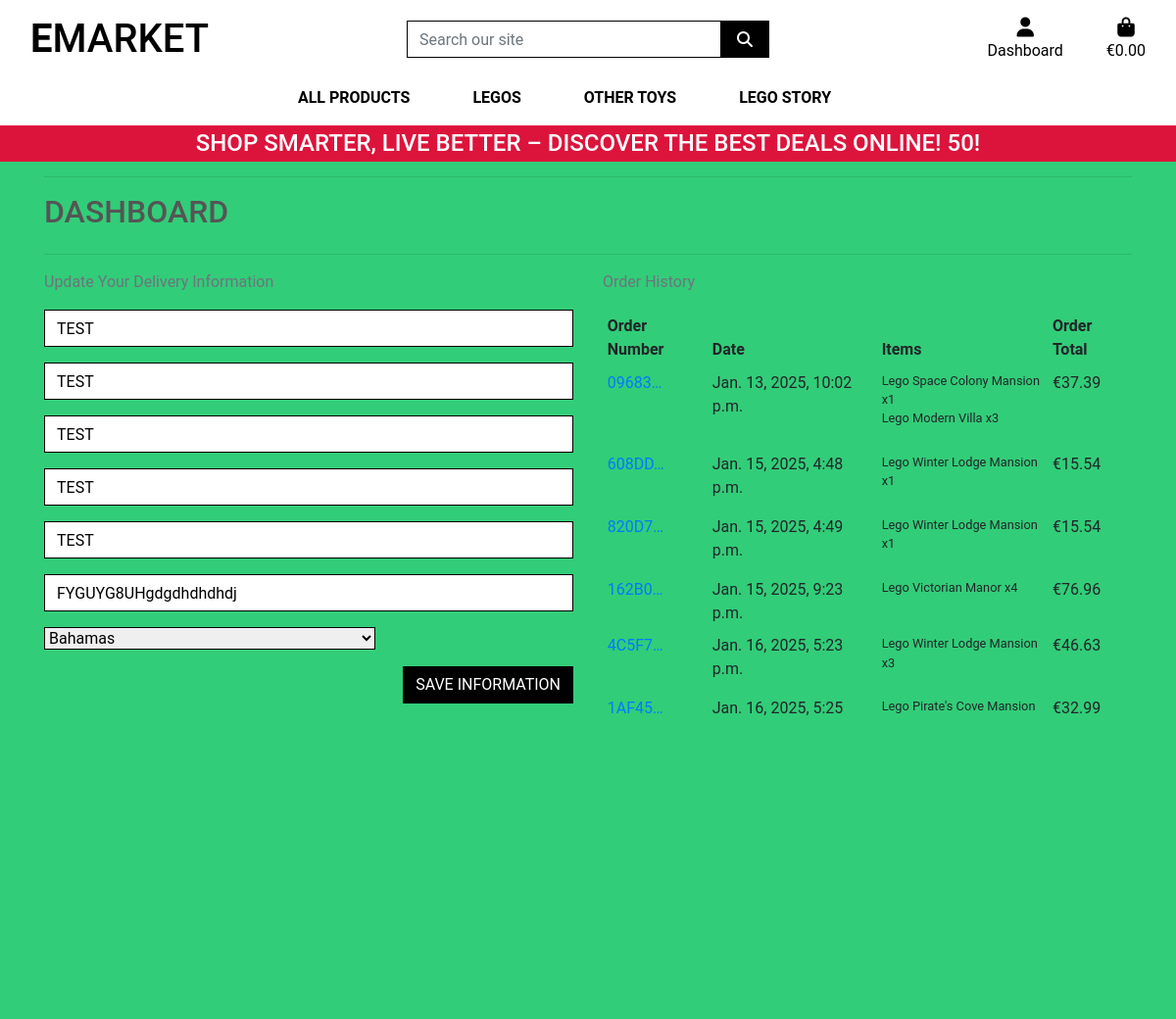
The app's page /profile/ (signed in), older data.
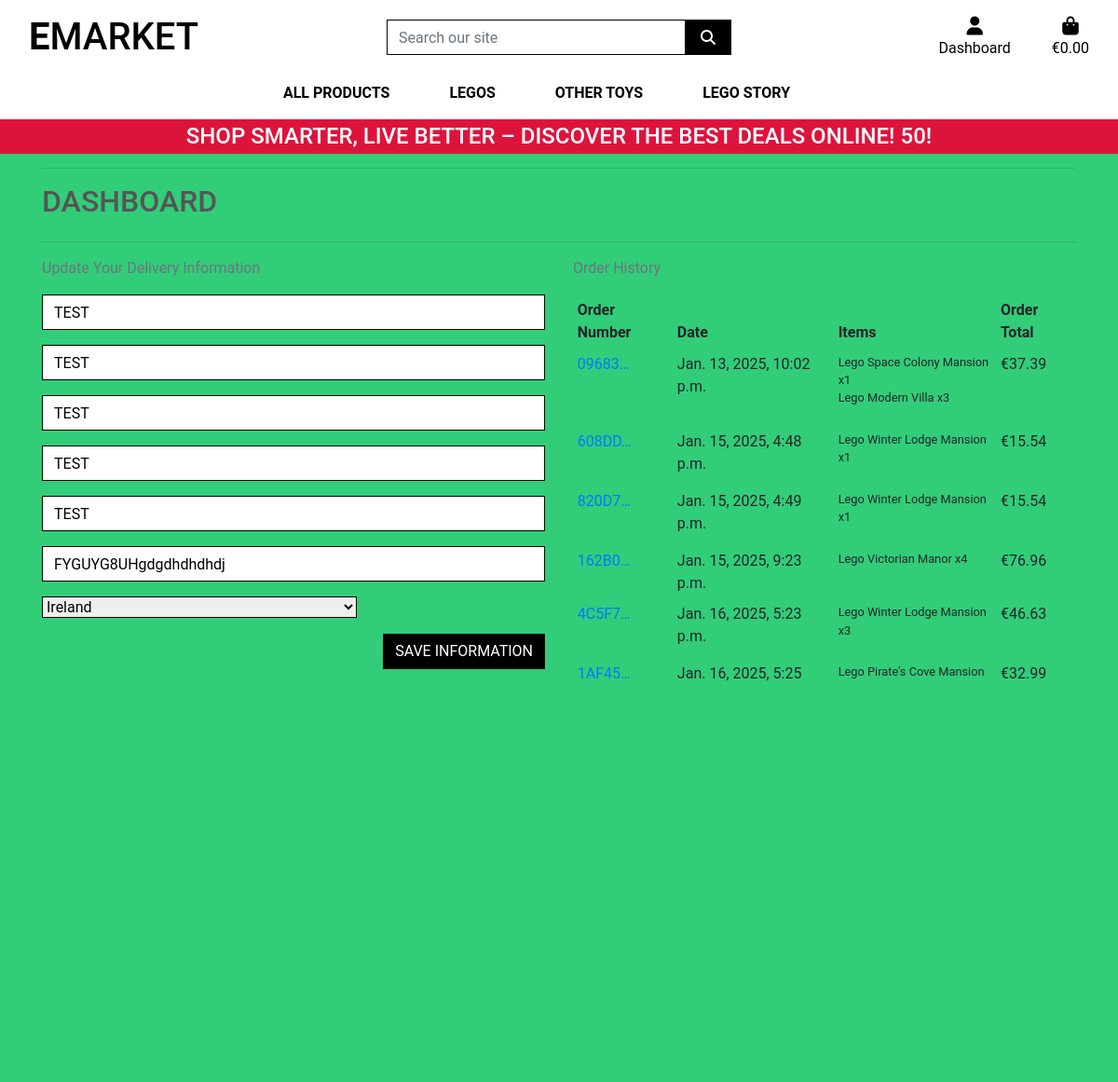
The same page, newer data.
### profiles/models.py (models this page shows, shortened)
class UserProfile(models.Model):
    user = models.OneToOneField(User, on_delete=models.CASCADE)
    default_phone_number = models.CharField(max_length=20,
                                            null=True, blank=True)
    default_street_address1 = models.CharField(max_length=80,
                                               null=True, blank=True)
    default_street_address2 = models.CharField(max_length=80,
                                               null=True, blank=True)
    default_town_or_city = models.CharField(max_length=40,
                                            null=True, blank=True)
    default_county = models.CharField(max_length=80,
                                      null=True, blank=True)
    default_postcode = models.CharField(max_length=20,
                                        null=True, blank=True)
    default_country = CountryField(blank_label='Country',
                                   null=True, blank=True)

### checkout/models.py (models this page shows, shortened)
class Order(models.Model):
    order_number = models.CharField(max_length=32, null=False, editable=False)
    user_profile = models.ForeignKey(UserProfile, on_delete=models.SET_NULL,
                                     null=True, blank=True,
                                     related_name='orders')
    full_name = models.CharField(max_length=50, null=False, blank=False)
    email = models.EmailField(max_length=254, null=False, blank=False)
    phone_number = models.CharField(max_length=20, null=False, blank=False)
    country = CountryField(blank_label='Country *', null=False, blank=False)
    postcode = models.CharField(max_length=20, null=True, blank=True)
    town_or_city = models.CharField(max_length=40, null=False, blank=False)
    street_address1 = models.CharField(max_length=80, null=False, blank=False)
    street_address2 = models.CharField(max_length=80, null=True, blank=True)
    county = models.CharField(max_length=80, null=True, blank=True)
    date = models.DateTimeField(auto_now_add=True)
    delivery_cost = models.DecimalField(max_digits=6, decimal_places=2,
                                        null=False, default=0)
    order_total = models.DecimalField(max_digits=10, decimal_places=2,
                                      null=False, default=0)
    grand_total = models.DecimalField(max_digits=10, decimal_places=2,
                                      null=False, default=0)
    original_bag = models.TextField(null=False, blank=False, default='')
    stripe_pid = models.CharField(max_length=254, null=False, blank=False,
                                  default='')

class OrderLineItem(models.Model):
    order = models.ForeignKey(Order, null=False, blank=False,
                              on_delete=models.CASCADE,
                              related_name='lineitems')
    product = models.ForeignKey(Product, null=False, blank=False,
                                on_delete=models.CASCADE)
    product_size = models.CharField(max_length=2, null=True,
                                    blank=True)  # XS, S, M, L, XL
    quantity = models.IntegerField(null=False, blank=False, default=0)
    lineitem_total = models.DecimalField(max_digits=6, decimal_places=2,
                                         null=False, blank=False,
                                         editable=False)

### products/models.py (models this page shows, shortened)
class Product(models.Model):
    category = models.ForeignKey('Category', null=True, blank=True, on_delete=models.SET_NULL)
    name = models.CharField(max_length=254)
    description = models.TextField()
    price = models.DecimalField(max_digits=6, decimal_places=2)
    age = models.CharField(max_length=50, null=True, blank=True)
    image = models.ImageField(null=True, blank=True)

### profiles/views.py (the view)
# urls.py: path('profile/', include('profiles.urls')),
@login_required
def profile(request):
    profile = get_object_or_404(UserProfile, user=request.user)
    if request.method == 'POST':
        form = UserProfileForm(request.POST, instance=profile)
        if form.is_valid():
            form.save()
            messages.success(request, 'Profile updated successfully')
        else:
            messages.error(request,
                           ('Update failed. Please ensure '
                            'the form is valid.'))
    else:
        form = UserProfileForm(instance=profile)
    orders = profile.orders.all()
    template = 'profiles/profile.html'
    context = {
        'form': form,
        'orders': orders,
        'on_profile_page': True
    }
    return render(request, template, context)

### bag/contexts.py (called while the page is built, shortened)
def bag_contents(request):
    bag_items = []
    total = 0
    product_count = 0
    bag = request.session.get('bag', {})
    if total < settings.FREE_DELIVERY_THRESHOLD:
        delivery = total * Decimal(settings.STANDARD_DELIVERY_PERCENTAGE / 100)
        free_delivery_delta = settings.FREE_DELIVERY_THRESHOLD - total
    else:
        delivery = 0
        free_delivery_delta = 0
    grand_total = delivery + total
    context = {
        'bag_items': bag_items,
        'total': total,
        'product_count': product_count,
        'delivery': delivery,
        'free_delivery_delta': free_delivery_delta,
        'free_delivery_threshold': settings.FREE_DELIVERY_THRESHOLD,
        'grand_total': grand_total,
    }
    return context

### profiles/templates/profiles/profile.html (shortened to what this page needs)
{% extends "base.html" %}
{% load static %}
{% block extra_css %}
    <link rel="stylesheet" href="{% static 'profiles/css/profile.css' %}">
{% endblock %}
{% block page_header %}
    <div class="container header-container">
    </div>
{% endblock %}
{% block content %}
    <div class="overlay"></div>
    <div class="container">
        <div class="row">
            <div class="col">
                <hr>
                <h2 class="logo-font mb-4">Dashboard</h2>
                <hr>
            </div>
        </div>
        <div class="row">
            <div class="col-12 col-lg-6">
                <p class="text-muted">Update Your Delivery Information</p>
                <form class="mt-3" action="{% url 'profile' %}" method="POST" id="profile-update-form">
                    {{ form|crispy }}
                    <button class="btn btn-black rounded-0 text-uppercase float-right">Save Information</button>
                </form>
            </div>
            <div class="col-12 col-lg-6">
                <p class="text-muted">Order History</p>
                <div class="order-history table-responsive">
                    <table class="table table-sm table-borderless">
                        <thead>
                            <tr>
                                <th>Order Number</th>
                                <th>Date</th>
                                <th>Items</th>
                                <th>Order Total</th>
                            </tr>
                        </thead>
                        <tbody>
                            {% for order in orders %}
                                <tr>
                                    <td>
                                        <a href="{% url 'order_history' order.order_number %}"
                                        title="{{ order.order_number }}">
                                            {{ order.order_number|truncatechars:6 }}
                                        </a>
                                    </td>
                                    <td>{{ order.date }}</td>
                                    <td>
                                        <ul class="list-unstyled">
                                            {% for item in order.lineitems.all %}
                                                <li class="small">
                                                    {{ item.product.name }} x{{ item.quantity }}
                                                </li>
                                            {% endfor %}
                                        </ul>
                                    </td>
                                    <td>€{{ order.grand_total }}</td>
                                </tr>
                            {% endfor %}
                        </tbody>
                    </table>
                </div>
            </div>
        </div>
    </div>
{% endblock %}

### templates/base.html (shortened to what this page needs)
{% load static %}
<!DOCTYPE html>
<html lang="en">
  <head>
    {% block corecss %}
        <link rel="stylesheet" href="https://stackpath.bootstrapcdn.com/bootstrap/4.4.1/css/bootstrap.min.css">
        <link rel="stylesheet" href="{% static 'css/base.css' %}">
    {% endblock %}
    {% block extra_css %}
    {% endblock %}
  </head>
  <body>
    <header class="container-fluid fixed-top">
        <div id="topnav" class="row bg-white pt-lg-2 d-none d-lg-flex">
            <div class="col-12 col-lg-4 my-auto py-1 py-lg-0 text-center text-lg-left">
                <a href="{% url 'homepage' %}" class="nav-link main-logo-link">
                    <h1 class="logo-font text-black my-0"><strong>E</strong>Market</h1>
                </a>
            </div>
            <div class="col-12 col-lg-4 my-auto py-1 py-lg-0">
                <form method="GET" action="{% url 'products'%}">
                    <div class="input-group w-100">
                        <input class="form-control border border-black rounded-0" type="text" name="q" placeholder="Search our site">
                        <div class="input-group-append">
                            <button class="form-control btn btn-black border border-black rounded-0" type="submit">
                                <span class="icon">
                                    <i class="fas fa-search"></i>
                                </span>
                            </button>
                        </div>
                    </div>
                </form>
            </div>
            <div class="col-12 col-lg-4 my-auto py-1 py-lg-0">
                <ul class="list-inline list-unstyled text-center text-lg-right my-0">
                    <li class="list-inline-item dropdown">
                        <a class="text-black nav-link" href="#" id="user-options-1" data-toggle="dropdown" aria-haspopup="true" aria-expanded="false">
                            <div class="text-center">
                                <div><i class="fas fa-user fa-lg"></i></div>
                                <p class="my-0">Dashboard</p>
                            </div>
                        </a>
                    </li>
                    <li class="list-inline-item">
                        <a class="{% if grand_total %}text-info font-weight-bold{% else %}text-black{% endif %} nav-link" href="{% url 'view_bag' %}">
                            <div class="text-center">
                                <div><i class="fas fa-shopping-bag fa-lg"></i></div>
                                <p class="my-0">
                                    {% if grand_total %}
                                        €{{ grand_total|floatformat:2 }}
                                    {% else %}
                                        €0.00
                                    {% endif %}
                                </p>
                            </div>
                        </a>
                    </li>
                </ul>
            </div>
        </div>
        <div class="row bg-white">
            <nav class="navbar navbar-expand-lg navbar-light w-100">
                {% include 'includes/main-nav.html' %}
            </nav>
        </div>
        <div id="delivery-banner" class="row text-center">
            <div class="col bg-black text-white">
                <h4 class="logo-font my-1">Shop Smarter, Live Better – Discover the Best Deals Online! {{ free_delivery_threshold }}!</h4>
            </div>
        </div>
    </header>
    {% block page_header %}
    {% endblock %}
    {% block content %}
    {% endblock %}
  </body>
</html>

### templates/includes/main-nav.html (shortened to what this page needs)
<div class="collapse navbar-collapse new-class" id="main-nav">
    <ul class="navbar-nav w-auto mx-auto">
        <li class="nav-item dropdown">
            <a class="logo-font font-weight-bold nav-link text-black mr-5" href="#" id="all-products-link" data-toggle="dropdown" aria-haspopup="true" aria-expanded="false">
                All Products
            </a>
        </li>
        <li class="nav-item dropdown">
            <a class="logo-font font-weight-bold nav-link text-black mr-5" href="#" id="clothing-link" data-toggle="dropdown" aria-haspopup="true" aria-expanded="false">
                Legos
            </a>
        </li>
        <li class="nav-item dropdown">
            <a class="logo-font font-weight-bold nav-link text-black mr-5" href="#" id="homeware-link" data-toggle="dropdown" aria-haspopup="true" aria-expanded="false">
                Other toys
            </a>
        </li>
                <li class="nav-item">
                    <a class="logo-font font-weight-bold nav-link text-black mr-5" href="{% url 'blog_home' %}">
                        Lego Story
                    </a>
                </li>
    </ul>
</div>

### static/css/base.css (style rules this page uses)
html { height: 100%; }
body { background: url('/media/duplo-1981724.jpg') no-repeat center center fixed; background-size: cover; height: calc(100vh - 164px); color: #555; font-family: 'Roboto'; }
.icon { align-items: center; display: inline-flex; justify-content: center; height: 1.5rem; width: 1.5rem; }
.logo-font { text-transform: uppercase; }
.main-logo-link { width: fit-content; }
.btn-black { background: black; color: white; }
.text-black { color: #000 !important; }
.border-black { border: 1px solid black !important; }
.bg-black { background: crimson !important; }
.overlay { min-height: 100%; width: 100%; top: 0; left: 0; position: fixed; background: rgb(50, 205, 120); z-index: -1; }
.new-class { width: 100%; }
@media (min-width: 992px) { .header-container { padding-top: 164px; } }

### profiles/static/profiles/css/profile.css (style rules this page uses)
.order-history { max-height: 416px; overflow-y: auto; }
#profile-update-form .form-control { color: #000; }
#profile-update-form input::placeholder { color: #aab7c4; }
#id_default_country, #id_default_country option:not(:first-child) { color: #000; }

Row changes from the older to the newer data that the page shows:
changed UserProfile "TEST": default_country "Bahamas" → "Ireland"
